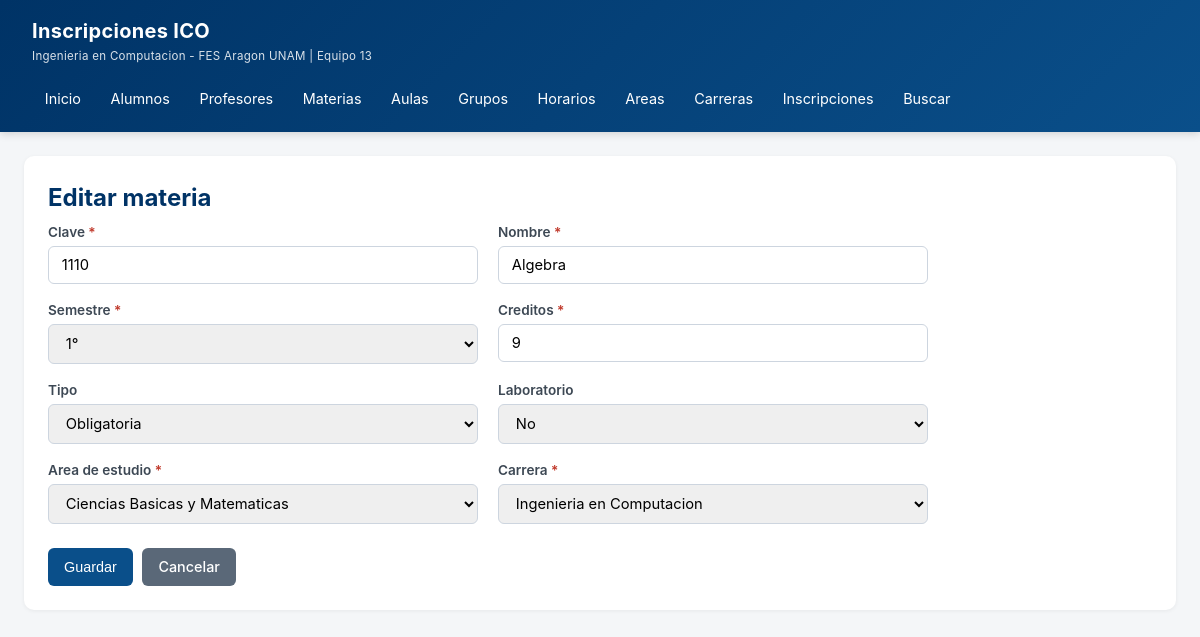
Page /?r=materia&accion=editar&id=1 on the committed database.
### tables this page shows
CREATE TABLE materia (
    id_materia    INT AUTO_INCREMENT PRIMARY KEY,
    clave_materia INT          NOT NULL UNIQUE,
    nombre        VARCHAR(80)  NOT NULL,
    semestre      TINYINT      NOT NULL DEFAULT 1,
    creditos      INT          NOT NULL DEFAULT 0,
    tipo          ENUM('obligatoria','optativa') NOT NULL DEFAULT 'obligatoria',
    laboratorio   TINYINT(1)   NOT NULL DEFAULT 0,
    id_area       INT          NOT NULL,
    id_carrera    INT          NOT NULL,
    CONSTRAINT fk_materia_area    FOREIGN KEY (id_area)    REFERENCES area_estudio(id_area),
    CONSTRAINT fk_materia_carrera FOREIGN KEY (id_carrera) REFERENCES carrera(id_carrera)
);

CREATE TABLE area_estudio (
    id_area      INT AUTO_INCREMENT PRIMARY KEY,
    nombre_area  VARCHAR(60)  NOT NULL UNIQUE,
    descripcion  VARCHAR(200) NOT NULL DEFAULT ''
);

CREATE TABLE carrera (
    id_carrera             INT AUTO_INCREMENT PRIMARY KEY,
    clave_carrera          INT          NOT NULL UNIQUE,
    nombre_carrera         VARCHAR(100) NOT NULL,
    modalidad              VARCHAR(30)  NOT NULL DEFAULT 'Escolarizado',
    duracion_sem           INT          NOT NULL DEFAULT 9,
    creditos_obligatorios  INT          NOT NULL DEFAULT 0,
    creditos_optativos     INT          NOT NULL DEFAULT 0,
    plan_estudios          INT          NOT NULL DEFAULT 2016
);

### app/helpers.php (called while the page is built, shortened)
<?php
function e(?string $s): string {
    return htmlspecialchars($s ?? '', ENT_QUOTES, 'UTF-8');
}
function render(string $view, array $data = []): void {
    extract($data, EXTR_SKIP);
    $contentFile = __DIR__ . '/views/' . $view . '.php';
    require $contentFile;
    require __DIR__ . '/views/layouts/main.php';
}

### app/controllers/MateriaController.php (called while the page is built, shortened)
<?php
class MateriaController {
    public function editar() {
        $st = Database::pdo()->prepare("SELECT * FROM materia WHERE id_materia=?");
        $st->execute([get_int('id')]); $m = $st->fetch();
        $areas = Database::pdo()->query("SELECT * FROM area_estudio")->fetchAll();
        $carreras = Database::pdo()->query("SELECT * FROM carrera")->fetchAll();
        render('materia/form', ['title'=>'Editar materia','m'=>$m,'areas'=>$areas,'carreras'=>$carreras]);
    }
}

### public/index.php (called while the page is built, shortened)
<?php
require __DIR__ . '/../app/Database.php';
require __DIR__ . '/../app/helpers.php';
$accion = $_GET['accion'] ?? 'index';
$ctrl = new $controllerName();
$ctrl->$accion();

### config/db.php (called while the page is built)
<?php
return [
    'host'     => '127.0.0.1',
    'port'     => 3306,
    'dbname'   => 'inscripciones_ico',
    'user'     => 'root',
    'pass'     => 'cam080818',
    'charset'  => 'utf8mb4',
];

### app/Database.php (called while the page is built)
<?php
class Database {
    private static ?PDO $pdo = null;
    public static function pdo(): PDO {
        if (self::$pdo === null) {
            $cfg = require __DIR__ . '/../config/db.php';
            $dsn = "mysql:host={$cfg['host']};port={$cfg['port']};dbname={$cfg['dbname']};charset={$cfg['charset']}";
            try {
                self::$pdo = new PDO($dsn, $cfg['user'], $cfg['pass'], [
                    PDO::ATTR_ERRMODE            => PDO::ERRMODE_EXCEPTION,
                    PDO::ATTR_DEFAULT_FETCH_MODE => PDO::FETCH_ASSOC,
                    PDO::ATTR_EMULATE_PREPARES   => false,
                ]);
            } catch (PDOException $e) {
                die("<h2>Error de conexion</h2><p>" . htmlspecialchars($e->getMessage()) . "</p>"
                   ."<p>Verifica config/db.php y que MySQL este corriendo.</p>");
            }
        }
        return self::$pdo;
    }
}

### app/views/materia/form.php (the view, shortened to what this page needs)
<div class="card">
    <h1 class="page-title"><?= $m ? 'Editar' : 'Nueva' ?> materia</h1>
    <form class="crud" method="post" action="/?r=materia&accion=guardar">
        <div><label class="required">Clave</label>
            <input name="clave_materia" type="number" required value="<?= e($m['clave_materia'] ?? '') ?>"></div>
        <div><label class="required">Nombre</label>
            <input name="nombre" required value="<?= e($m['nombre'] ?? '') ?>"></div>
        <div><label class="required">Semestre</label>
            <select name="semestre">
                <?php for($i=1;$i<=9;$i++): ?><option value="<?= $i ?>" <?= ($m['semestre']??1)==$i?'selected':'' ?>><?= $i ?>°</option><?php endfor; ?>
            </select></div>
        <div><label class="required">Creditos</label>
            <input name="creditos" type="number" required value="<?= e($m['creditos'] ?? 8) ?>"></div>
        <div><label>Tipo</label>
            <select name="tipo">
                <option value="obligatoria" <?= ($m['tipo']??'')=='obligatoria'?'selected':'' ?>>Obligatoria</option>
            </select></div>
        <div><label>Laboratorio</label>
            <select name="laboratorio">
                <option value="0" <?= ($m['laboratorio']??0)==0?'selected':'' ?>>No</option>
            </select></div>
        <div><label class="required">Area de estudio</label>
            <select name="id_area">
                <?php foreach($areas as $a): ?><option value="<?= $a['id_area'] ?>" <?= ($m['id_area']??1)==$a['id_area']?'selected':'' ?>><?= e($a['nombre_area']) ?></option><?php endforeach; ?>
            </select></div>
        <div><label class="required">Carrera</label>
            <select name="id_carrera">
                <?php foreach($carreras as $c): ?><option value="<?= $c['id_carrera'] ?>" <?= ($m['id_carrera']??1)==$c['id_carrera']?'selected':'' ?>><?= e($c['nombre_carrera']) ?></option><?php endforeach; ?>
            </select></div>
        <div class="actions">
            <button type="submit" class="btn btn-primary">Guardar</button>
            <a class="btn btn-secondary" href="/?r=materia">Cancelar</a>
        </div>
    </form>
</div>

### public/css/style.css (style rules this page uses)
* { box-sizing: border-box; margin: 0; padding: 0; }
body { font-family: -apple-system, "Segoe UI", Roboto, Arial, sans-serif; background: #f4f6f8; color: #1c2733; line-height: 1.5; }
.card { background:#fff; border-radius:10px; padding:1.5rem; box-shadow:0 1px 4px rgba(0,0,0,.06); margin-bottom:1.25rem; }
.page-title { font-size:1.5rem; color:#003366; margin-bottom:.4rem; }
.btn { display:inline-block; padding:.5rem 1rem; border-radius:6px; border:none; font-size:.9rem; cursor:pointer; text-decoration:none; transition:.15s; font-weight:500; }
.btn-primary { background:#0a4f8a; color:#fff; }
.btn-secondary { background:#5a6878; color:#fff; }
form.crud { display:grid; grid-template-columns: repeat(2, 1fr); gap:1rem 1.25rem; max-width:880px; }
form.crud label { display:block; font-weight:600; font-size:.85rem; color:#3d4854; margin-bottom:.25rem; }
form.crud input, form.crud select, form.crud textarea { width:100%; padding:.55rem .8rem; border:1px solid #cdd5df; border-radius:6px; font-size:.92rem; font-family:inherit; }
form.crud .actions { grid-column: 1 / -1; display:flex; gap:.6rem; margin-top:.5rem; }
.required::after { content:" *"; color:#c0392b; }

### rows in the picture
materia: clave_materia "1110", nombre "Algebra", semestre "1°", creditos "9", tipo "Obligatoria", laboratorio "No", id_area "Ciencias Basicas y Matematicas", id_carrera "Ingenieria en Computacion"
